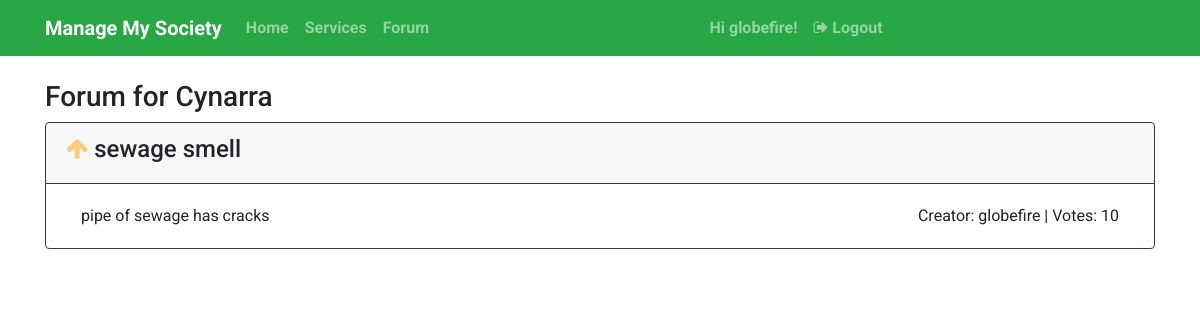
The page /forum/ (signed in) on the database its author committed.
### societies/models.py (models this page shows, shortened)
class SocietyDetail(models.Model):
    address = models.CharField(max_length = 1000, null = False)
    secretary = models.ForeignKey(User, on_delete=models.CASCADE)
    society_name = models.CharField(max_length = 100, null = False)
    def __str__(self):
        return self.society_name

class Forum(models.Model):
    title = models.CharField(max_length = 100, null = False)
    description = models.CharField(max_length = 1000, null = False)
    creator = models.ForeignKey(User, on_delete=models.CASCADE)
    votes = models.IntegerField( null=False, default=0)
    voters = models.CharField(max_length = 500, null = False, default = "")
    society = models.ForeignKey(SocietyDetail, on_delete=models.CASCADE)

### users/views.py (the view)
# urls.py: path('forum/', user_views.forumDisplay, name = 'forum'),
@login_required
def forumDisplay(request):
    owner = get_object_or_404(Owner, name = request.user)
    issues = Forum.objects.filter(society = owner.society)
    voters = [issue.voters.strip('][').split(', ') for issue in issues]
    voters = [voter.strip("'") for voter in voters[0]]
    return render(request, 'societies/forumPage.html',
                {
                'issues': issues,
                'society_name': owner.society,
                'voters': voters,
                }
    )

### societies/templates/societies/forumPage.html
{% extends 'users/base.html' %}
{% block content %}
<div class="container">
    <h3>Forum for {{ society_name }}</h3>
    {% for i in issues %}
        <div class="card border-dark">
            <div class="card-header border-dark">
                {% if user.username in voters %}
                    <h4>
                        <i class="fa fa-arrow-up" style="opacity: 0.5; color: orange;" aria-hidden="true">
                        </i>
                        {{ i.title }}
                    </h4>
                {% else %}
                    <h4>
                        <i class="fa fa-arrow-up" style="opacity: 0.5;" aria-hidden="true"></i> {{ i.title }}
                    </h4>
                {% endif %}
            </div>
            <div class="card-body">
                <div class="container">
                    <div class="row">
                        <div class="col">{{i.description}}</div>
                        <div class="col" style="text-align: right;">
                            Creator: {{ i.creator }} | Votes: {{ i.votes }}
                        </div>
                    </div>
                </div>
            </div>
        </div>
        <br/>
    {% endfor %}
</div>
{% endblock content %}

### users/templates/users/base.html (shortened to what this page needs)
<!DOCTYPE html>
<html>
    <head>
        <link href="https://stackpath.bootstrapcdn.com/font-awesome/4.7.0/css/font-awesome.min.css" rel="stylesheet">
        <link rel="stylesheet" href="https://maxcdn.bootstrapcdn.com/bootstrap/4.0.0/css/bootstrap.min.css">
        <link rel="stylesheet" href="http://code.jquery.com/ui/1.10.3/themes/smoothness/jquery-ui.css" />
    </head>
    <body style="font-family: 'Roboto', sans-serif;">
        <nav class="navbar sticky-top navbar-expand-lg navbar-dark bg-success" style="font-weight: bolder;">
            <div class="container">
                <a class="navbar-brand"  href="{% url 'landing' %}">Manage My Society</a>
                <div class="collapse navbar-collapse" id="navbarText" style="color: white;">
                    <div class="navbar-nav mr-auto">
                        <a class="nav-item nav-link" href="{% url 'home' %}">Home</a>
                        <a class="nav-item nav-link" href="#services">Services</a>
                        {% if user.username %}
                        <a class="nav-item nav-link" href="{% url 'forum' %}">Forum</a>
                        {% endif %}
                    </div>
                    <div class="navbar-nav mr-auto">
                        {% if user.username %}
                        <span class="nav-item nav-link">Hi {{ user.username }}!</span>
                        <a class="nav-item nav-link" href="{% url 'logout' %}">
                            <i class="fa fa-sign-out" aria-hidden="true"></i> Logout
                        </a>
                        {% else %}
                        <a class="nav-item nav-link" href="{% url 'login' %}">
                            <i class="fa fa-user-circle"></i> Login</a>
                        {% endif %}
                    </div>
                </div>
            </div>
        </nav>
        <br/>
        {% block content %} {% endblock %}
    </body>
</html>

### rows shown on the page
SocietyDetail: society_name "Cynarra"
Forum: title "sewage smell", description "pipe of sewage has cracks", creator "globefire", votes "10"

### other values the page prints
{{ user.username }} "globefire"
